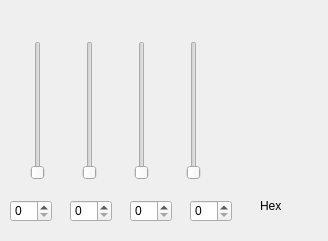
<?xml version="1.0" encoding="UTF-8"?>
<ui version="4.0">
 <class>ColorSelect</class>
 <widget class="QWidget" name="ColorSelect">
  <property name="geometry">
   <rect>
    <x>0</x>
    <y>0</y>
    <width>328</width>
    <height>241</height>
   </rect>
  </property>
  <property name="baseSize">
   <size>
    <width>0</width>
    <height>0</height>
   </size>
  </property>
  <property name="windowTitle">
   <string>ColorSelect</string>
  </property>
  <property name="autoFillBackground">
   <bool>true</bool>
  </property>
  <widget class="QWidget" name="displayWidget" native="true">
   <property name="geometry">
    <rect>
     <x>260</x>
     <y>10</y>
     <width>61</width>
     <height>181</height>
    </rect>
   </property>
   <property name="autoFillBackground">
    <bool>true</bool>
   </property>
  </widget>
  <widget class="QLabel" name="label_5">
   <property name="geometry">
    <rect>
     <x>260</x>
     <y>190</y>
     <width>71</width>
     <height>31</height>
    </rect>
   </property>
   <property name="text">
    <string>Hex</string>
   </property>
  </widget>
  <widget class="QSpinBox" name="redSpinBox">
   <property name="geometry">
    <rect>
     <x>10</x>
     <y>200</y>
     <width>42</width>
     <height>22</height>
    </rect>
   </property>
   <property name="maximum">
    <number>255</number>
   </property>
  </widget>
  <widget class="QSpinBox" name="greenSpinBox">
   <property name="geometry">
    <rect>
     <x>70</x>
     <y>200</y>
     <width>42</width>
     <height>22</height>
    </rect>
   </property>
   <property name="maximum">
    <number>255</number>
   </property>
  </widget>
  <widget class="QSpinBox" name="blueSpinBox">
   <property name="geometry">
    <rect>
     <x>130</x>
     <y>200</y>
     <width>42</width>
     <height>22</height>
    </rect>
   </property>
   <property name="maximum">
    <number>255</number>
   </property>
  </widget>
  <widget class="QSpinBox" name="opacitySpinBox">
   <property name="geometry">
    <rect>
     <x>190</x>
     <y>200</y>
     <width>42</width>
     <height>22</height>
    </rect>
   </property>
   <property name="maximum">
    <number>255</number>
   </property>
  </widget>
  <widget class="QWidget" name="">
   <property name="geometry">
    <rect>
     <x>20</x>
     <y>10</y>
     <width>221</width>
     <height>16</height>
    </rect>
   </property>
   <layout class="QHBoxLayout" name="horizontalLayout">
    <item>
     <widget class="QLabel" name="label">
      <property name="text">
       <string>R</string>
      </property>
     </widget>
    </item>
    <item>
     <widget class="QLabel" name="label_2">
      <property name="text">
       <string>G</string>
      </property>
     </widget>
    </item>
    <item>
     <widget class="QLabel" name="label_3">
      <property name="text">
       <string>B</string>
      </property>
     </widget>
    </item>
    <item>
     <widget class="QLabel" name="label_4">
      <property name="baseSize">
       <size>
        <width>0</width>
        <height>0</height>
       </size>
      </property>
      <property name="text">
       <string>A</string>
      </property>
     </widget>
    </item>
   </layout>
  </widget>
  <widget class="QWidget" name="">
   <property name="geometry">
    <rect>
     <x>-10</x>
     <y>30</y>
     <width>251</width>
     <height>161</height>
    </rect>
   </property>
   <layout class="QHBoxLayout" name="horizontalLayout_2">
    <property name="spacing">
     <number>8</number>
    </property>
    <item>
     <widget class="QSlider" name="redSlider">
      <property name="baseSize">
       <size>
        <width>64</width>
        <height>0</height>
       </size>
      </property>
      <property name="maximum">
       <number>255</number>
      </property>
      <property name="orientation">
       <enum>Qt::Vertical</enum>
      </property>
     </widget>
    </item>
    <item>
     <widget class="QSlider" name="greenSlider">
      <property name="baseSize">
       <size>
        <width>64</width>
        <height>0</height>
       </size>
      </property>
      <property name="maximum">
       <number>255</number>
      </property>
      <property name="orientation">
       <enum>Qt::Vertical</enum>
      </property>
     </widget>
    </item>
    <item>
     <widget class="QSlider" name="blueSlider">
      <property name="maximum">
       <number>255</number>
      </property>
      <property name="orientation">
       <enum>Qt::Vertical</enum>
      </property>
     </widget>
    </item>
    <item>
     <widget class="QSlider" name="opacitySlider">
      <property name="maximum">
       <number>255</number>
      </property>
      <property name="orientation">
       <enum>Qt::Vertical</enum>
      </property>
     </widget>
    </item>
   </layout>
  </widget>
 </widget>
 <layoutdefault spacing="6" margin="11"/>
 <resources/>
 <connections>
  <connection>
   <sender>redSlider</sender>
   <signal>valueChanged(int)</signal>
   <receiver>redSpinBox</receiver>
   <slot>setValue(int)</slot>
   <hints>
    <hint type="sourcelabel">
     <x>28</x>
     <y>118</y>
    </hint>
    <hint type="destinationlabel">
     <x>34</x>
     <y>204</y>
    </hint>
   </hints>
  </connection>
  <connection>
   <sender>redSpinBox</sender>
   <signal>valueChanged(int)</signal>
   <receiver>redSlider</receiver>
   <slot>setValue(int)</slot>
   <hints>
    <hint type="sourcelabel">
     <x>15</x>
     <y>209</y>
    </hint>
    <hint type="destinationlabel">
     <x>21</x>
     <y>139</y>
    </hint>
   </hints>
  </connection>
  <connection>
   <sender>greenSlider</sender>
   <signal>valueChanged(int)</signal>
   <receiver>greenSpinBox</receiver>
   <slot>setValue(int)</slot>
   <hints>
    <hint type="sourcelabel">
     <x>86</x>
     <y>97</y>
    </hint>
    <hint type="destinationlabel">
     <x>90</x>
     <y>212</y>
    </hint>
   </hints>
  </connection>
  <connection>
   <sender>greenSpinBox</sender>
   <signal>valueChanged(int)</signal>
   <receiver>greenSlider</receiver>
   <slot>setValue(int)</slot>
   <hints>
    <hint type="sourcelabel">
     <x>77</x>
     <y>214</y>
    </hint>
    <hint type="destinationlabel">
     <x>77</x>
     <y>162</y>
    </hint>
   </hints>
  </connection>
  <connection>
   <sender>blueSlider</sender>
   <signal>valueChanged(int)</signal>
   <receiver>blueSpinBox</receiver>
   <slot>setValue(int)</slot>
   <hints>
    <hint type="sourcelabel">
     <x>140</x>
     <y>96</y>
    </hint>
    <hint type="destinationlabel">
     <x>159</x>
     <y>210</y>
    </hint>
   </hints>
  </connection>
  <connection>
   <sender>blueSpinBox</sender>
   <signal>valueChanged(int)</signal>
   <receiver>blueSlider</receiver>
   <slot>setValue(int)</slot>
   <hints>
    <hint type="sourcelabel">
     <x>137</x>
     <y>217</y>
    </hint>
    <hint type="destinationlabel">
     <x>138</x>
     <y>153</y>
    </hint>
   </hints>
  </connection>
  <connection>
   <sender>opacitySlider</sender>
   <signal>valueChanged(int)</signal>
   <receiver>opacitySpinBox</receiver>
   <slot>setValue(int)</slot>
   <hints>
    <hint type="sourcelabel">
     <x>204</x>
     <y>134</y>
    </hint>
    <hint type="destinationlabel">
     <x>213</x>
     <y>206</y>
    </hint>
   </hints>
  </connection>
  <connection>
   <sender>opacitySpinBox</sender>
   <signal>valueChanged(int)</signal>
   <receiver>opacitySlider</receiver>
   <slot>setValue(int)</slot>
   <hints>
    <hint type="sourcelabel">
     <x>193</x>
     <y>215</y>
    </hint>
    <hint type="destinationlabel">
     <x>198</x>
     <y>162</y>
    </hint>
   </hints>
  </connection>
 </connections>
</ui>
